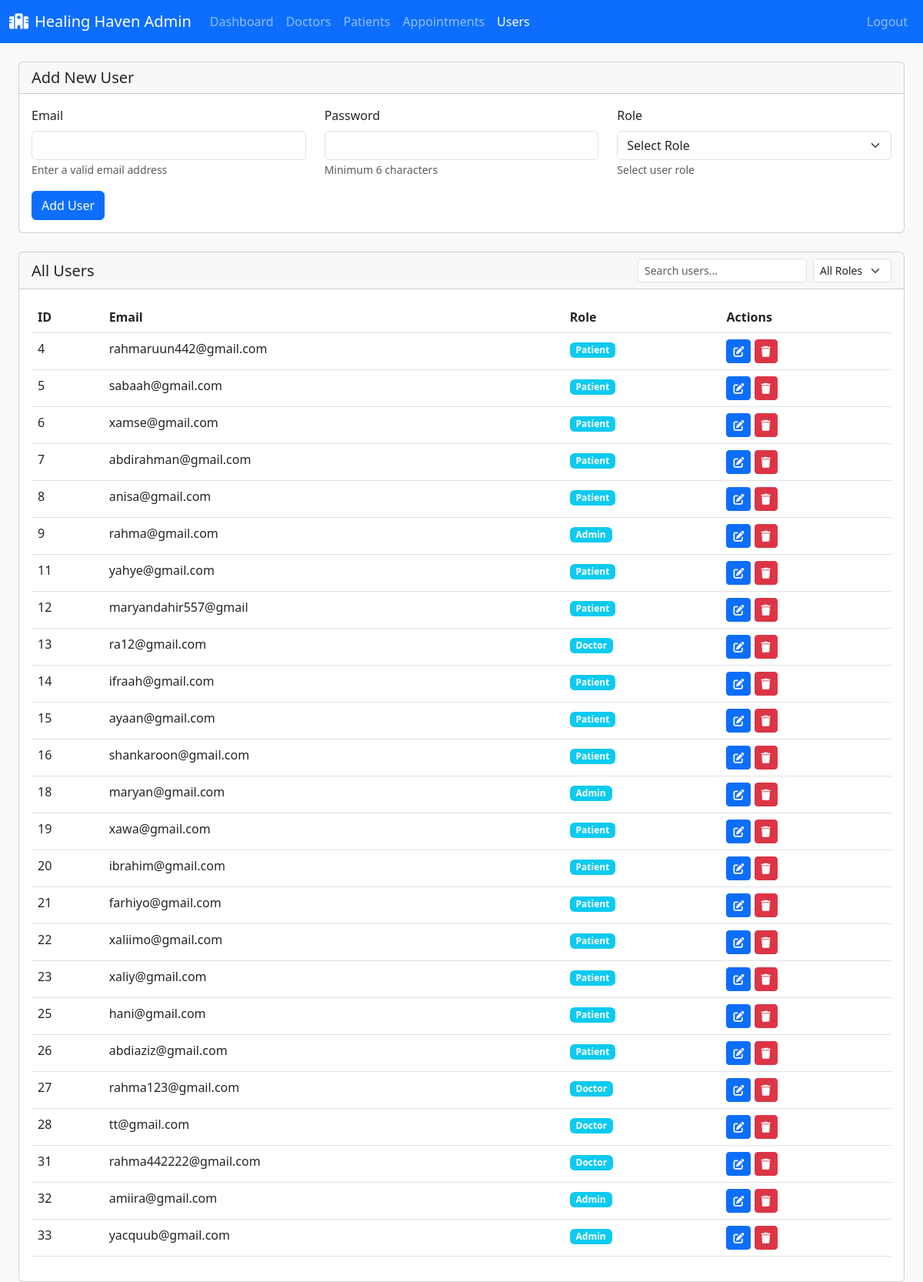
Screenshot of /manage_users.php (signed in) with the database file from the repository.
### tables this page shows
CREATE TABLE `users` (
  `id` int(11) NOT NULL,
  `email` varchar(255) NOT NULL,
  `password` varchar(255) NOT NULL,
  `role_id` int(11) DEFAULT NULL
);

CREATE TABLE `roles` (
  `id` int(11) NOT NULL,
  `role_name` varchar(50) NOT NULL
);

### manage_users.php (the view, shortened to what this page needs)
<?php
include('db_connect.php');
$edit_data = null;
$query = "SELECT u.*, r.role_name
          FROM users u
          JOIN roles r ON u.role_id = r.id";
$result = $conn->query($query);
?>
<!DOCTYPE html>
<html lang="en">
<head>
    <link href="https://cdn.jsdelivr.net/npm/bootstrap@5.3.0/dist/css/bootstrap.min.css" rel="stylesheet">
    <link rel="stylesheet" href="https://cdnjs.cloudflare.com/ajax/libs/font-awesome/6.0.0/css/all.min.css">
</head>
<body class="bg-light">
    <nav class="navbar navbar-expand-lg navbar-dark bg-primary mb-4">
        <div class="container-fluid">
            <a class="navbar-brand" href="#">
                <i class="fas fa-hospital-alt me-2"></i>Healing Haven Admin
            </a>
            <div class="collapse navbar-collapse" id="navbarNav">
                <ul class="navbar-nav">
                    <li class="nav-item">
                        <a class="nav-link" href="adminDashboard.php">Dashboard</a>
                    </li>
                    <li class="nav-item">
                        <a class="nav-link" href="manage_doctors.php">Doctors</a>
                    </li>
                    <li class="nav-item">
                        <a class="nav-link" href="manage_patients.php">Patients</a>
                    </li>
                    <li class="nav-item">
                        <a class="nav-link" href="manage_appointments.php">Appointments</a>
                    </li>
                    <li class="nav-item">
                        <a class="nav-link active" href="manage_users.php">Users</a>
                    </li>
                </ul>
                <ul class="navbar-nav ms-auto">
                    <li class="nav-item">
                        <a class="nav-link" href="logout.php">Logout</a>
                    </li>
                </ul>
            </div>
        </div>
    </nav>
    <div class="container-fluid px-4">
        <div class="card mb-4">
            <div class="card-header">
                <h5 class="card-title mb-0"><?php echo $edit_data ? 'Edit User' : 'Add New User'; ?></h5>
            </div>
            <div class="card-body">
                <form method="POST" action="">
                    <div class="row">
                        <div class="col-md-4 mb-3">
                            <label class="form-label">Email</label>
                            <input type="email"
                                   class="form-control"
                                   name="email"
                                   pattern="[a-z0-9._%+-]+@[a-z0-9.-]+\.[a-z]{2,}$"
                                   title="Please enter a valid email address"
                                   value="<?php echo $edit_data ? $edit_data['email'] : ''; ?>"
                                   required>
                            <small class="text-muted">Enter a valid email address</small>
                        </div>
                        <div class="col-md-4 mb-3">
                            <label class="form-label">
                                Password <?php echo $edit_data ? '(Leave blank to keep current)' : ''; ?>
                            </label>
                            <input type="password"
                                   class="form-control"
                                   name="password"
                                   <?php if(!$edit_data) { ?>
                                   minlength="6"
                                   title="Password must be at least 6 characters"
                                   required
                                   <?php } ?>>
                            <small class="text-muted">
                                <?php echo $edit_data ? 'Enter new password or leave blank' : 'Minimum 6 characters'; ?>
                            </small>
                        </div>
                        <div class="col-md-4 mb-3">
                            <label class="form-label">Role</label>
                            <select class="form-select"
                                    name="role_id"
                                    required>
                                <option value="">Select Role</option>
                            </select>
                            <small class="text-muted">Select user role</small>
                        </div>
                    </div>
                    <button type="submit"
                            name="<?php echo $edit_data ? 'update_user' : 'add_user'; ?>"
                            class="btn btn-primary">
                        <?php echo $edit_data ? 'Update User' : 'Add User'; ?>
                    </button>
                </form>
            </div>
        </div>
        <div class="card">
            <div class="card-header d-flex justify-content-between align-items-center">
                <h5 class="card-title mb-0">All Users</h5>
                <div class="d-flex gap-2">
                    <input type="text" id="searchInput" class="form-control form-control-sm" placeholder="Search users...">
                    <select id="roleFilter" class="form-select form-select-sm" style="width: auto;">
                        <option value="">All Roles</option>
                    </select>
                </div>
            </div>
            <div class="card-body">
                <div class="table-responsive">
                    <table class="table table-hover" id="usersTable">
                        <thead>
                            <tr>
                                <th>ID</th>
                                <th>Email</th>
                                <th>Role</th>
                                <th>Actions</th>
                            </tr>
                        </thead>
                        <tbody>
                            <?php while($row = $result->fetch_assoc()): ?>
                            <tr>
                                <td><?php echo $row['id']; ?></td>
                                <td><?php echo $row['email']; ?></td>
                                <td>
                                    <span class="badge bg-info">
                                        <?php echo ucfirst($row['role_name']); ?>
                                    </span>
                                </td>
                                <td>
                                    <a href="?edit=<?php echo $row['id']; ?>" class="btn btn-sm btn-primary">
                                        <i class="fas fa-edit"></i>
                                    </a>
                                    <a href="?delete=<?php echo $row['id']; ?>"
                                       class="btn btn-sm btn-danger"
                                       onclick="return confirm('Are you sure you want to delete this user? This will also delete associated doctor/patient data.')">
                                        <i class="fas fa-trash"></i>
                                    </a>
                                </td>
                            </tr>
                            <?php endwhile; ?>
                        </tbody>
                    </table>
                </div>
            </div>
        </div>
    </div>
</body>
</html>

### rows the page displays
users: id "4", email "rahmaruun442@gmail.com", role.role_name "Patient"
users: id "5", email "sabaah@gmail.com", role.role_name "Patient"
users: id "6", email "xamse@gmail.com", role.role_name "Patient"
users: id "7", email "abdirahman@gmail.com", role.role_name "Patient"
users: id "8", email "anisa@gmail.com", role.role_name "Patient"
users: id "9", email "rahma@gmail.com", role.role_name "Admin"
users: id "11", email "yahye@gmail.com", role.role_name "Patient"
users: id "12", email "maryandahir557@gmail", role.role_name "Patient"
users: id "13", email "ra12@gmail.com", role.role_name "Doctor"
users: id "14", email "ifraah@gmail.com", role.role_name "Patient"
users: id "15", email "ayaan@gmail.com", role.role_name "Patient"
users: id "16", email "shankaroon@gmail.com", role.role_name "Patient"
users: id "18", email "maryan@gmail.com", role.role_name "Admin"
users: id "19", email "xawa@gmail.com", role.role_name "Patient"
users: id "20", email "ibrahim@gmail.com", role.role_name "Patient"
users: id "21", email "farhiyo@gmail.com", role.role_name "Patient"
users: id "22", email "xaliimo@gmail.com", role.role_name "Patient"
users: id "23", email "xaliy@gmail.com", role.role_name "Patient"
users: id "25", email "hani@gmail.com", role.role_name "Patient"
users: id "26", email "abdiaziz@gmail.com", role.role_name "Patient"
users: id "27", email "rahma123@gmail.com", role.role_name "Doctor"
users: id "28", email "tt@gmail.com", role.role_name "Doctor"
users: id "31", email "rahma442222@gmail.com", role.role_name "Doctor"
users: id "32", email "amiira@gmail.com", role.role_name "Admin"
users: id "33", email "yacquub@gmail.com", role.role_name "Admin"
